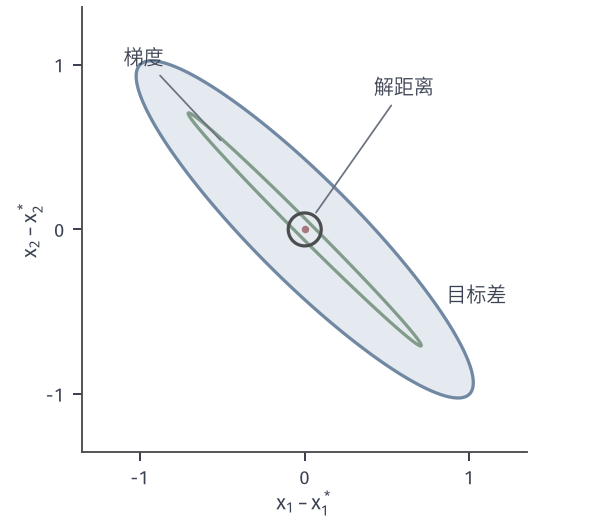

Here is the Python script that generated this plot:
from pathlib import Path
import sys
ROOT = next(p for p in Path(__file__).resolve().parents if (p/'build.sh').is_file() and (p/'tex/book.tex').is_file())
sys.path.insert(0, str(ROOT/'figures/00-shared/mathematical-preliminaries-upper/00-shared/comprehension-figures'))
from support import figure, save, BLUE, GREEN, YELLOW, RED, PURPLE, INK, MUTED, GRID, BLUE_FILL, GREEN_FILL, YELLOW_FILL, RED_FILL, PURPLE_FILL
import numpy as np
HERE = Path(__file__).resolve().parent
STROKE = '#4C4D4F'
def panel(fig, left, right, top, bottom, wspace):
    fig.set_layout_engine(None)
    fig.subplots_adjust(left=left, right=right, top=top, bottom=bottom, wspace=wspace)
def tags(fig, axes):
    for ax, s in zip(axes, ('(a)', '(b)', '(c)', '(d)')):
        p = ax.get_position(); fig.text((p.x0+p.x1)/2, .015, s, ha='center', va='bottom')

# gamma=0.1 时三种容差集合：目标差、解距离、梯度都不超过 0.1（位移 d=x-x*）。
g=.1; H=np.array([[1+g,1],[1,1+g]]); eps=.1
fig, ax = figure(width_mm=86, height_mm=74)
X,Y=np.meshgrid(np.linspace(-1.35,1.35,900),np.linspace(-1.35,1.35,900))
P=np.stack([X,Y],-1)
Q=.5*(P[...,0]*(H[0,0]*X+H[0,1]*Y)+P[...,1]*(H[1,0]*X+H[1,1]*Y))
Gr=np.hypot(H[0,0]*X+H[0,1]*Y,H[1,0]*X+H[1,1]*Y); D=np.hypot(X,Y)
ax.contourf(X,Y,Q,levels=[-1,eps],colors=[BLUE_FILL])
ax.contour(X,Y,Q,levels=[eps],colors=[BLUE],linewidths=1.3)
ax.contour(X,Y,Gr,levels=[eps],colors=[GREEN],linewidths=1.3)
ax.contour(X,Y,D,levels=[eps],colors=[STROKE],linewidths=1.3)
ax.plot([0],[0],'o',ms=3,color=RED,mew=0,zorder=6)
ax.text(.86,-.40,'目标差',ha='left',va='center',color=INK)
ax.annotate('梯度',xy=(-.5,.53),xytext=(-1.1,1.0),color=INK,arrowprops=dict(arrowstyle='-',color=MUTED,lw=.7,shrinkA=1,shrinkB=1))
ax.annotate('解距离',xy=(.06,.09),xytext=(.42,.82),color=INK,arrowprops=dict(arrowstyle='-',color=MUTED,lw=.7,shrinkA=1,shrinkB=1))
ax.set_xlim(-1.35,1.35); ax.set_ylim(-1.35,1.35); ax.set_aspect('equal'); ax.set_xticks([-1,0,1]); ax.set_yticks([-1,0,1])
ax.set_xlabel('$x_1-x_1^*$',labelpad=1); ax.set_ylabel('$x_2-x_2^*$',labelpad=1)
save(fig, HERE, 'figure', {'H':H.tolist(),'eps':eps,'gap_axes':[float(np.sqrt(2*eps/g)),float(np.sqrt(2*eps/(2+g)))],'grad_axes':[eps/g,eps/(2+g)]})
